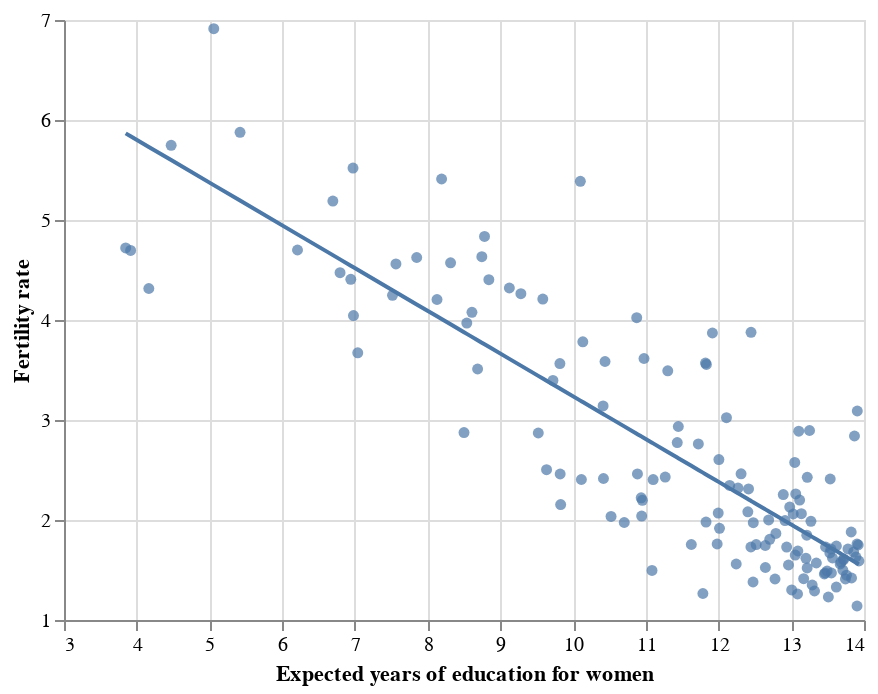

Notebook code for this chart:
### Markdown cell above
We can use this augmented dataframe to visualize the deterministic part of the model:

### Code cell
# construct line plot
slr_line = alt.Chart(reg_data).mark_line().encode(
    x = 'educ_expected_yrs_f',
    y = 'fitted_slr'
)

# layer
scatter_educ + slr_line

### Figure 1 — Vega-Lite specification as saved in the notebook (floating-point values rounded to 4 significant figures; data arrays with more than 128 entries replaced by an {"elided": "..."} marker saying what was removed)
{"config": {"view": {"continuousWidth": 400, "continuousHeight": 300}}, "layer": [{"mark": "circle", "encoding": {"x": {"field": "educ_expected_yrs_f", "scale": {"zero": false}, "title": "Expected years of education for women", "type": "quantitative"}, "y": {"field": "fertility_total", "scale": {"zero": false}, "title": "Fertility rate", "type": "quantitative"}}}, {"mark": "line", "encoding": {"x": {"field": "educ_expected_yrs_f", "type": "quantitative"}, "y": {"field": "fitted_slr", "type": "quantitative"}}}], "data": {"name": "data-597161acec0b5ab5b3e0770de3041877"}, "$schema": "https://vega.github.io/schema/vega-lite/v4.17.0.json", "datasets": {"data-597161acec0b5ab5b3e0770de3041877": {"elided": "139 records"}}}
